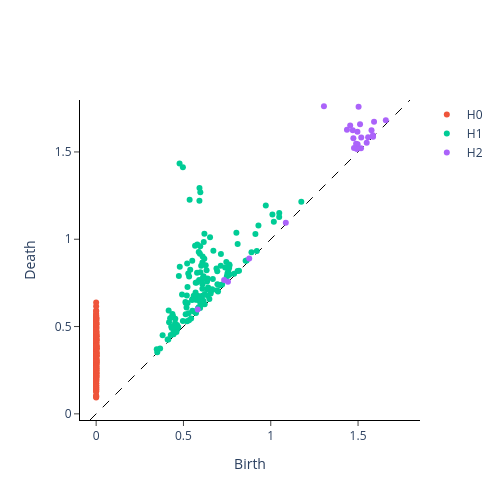

Notebook code for this chart:
### Code cell
VR_PD.plot(pd2 ) #diagram for shape 2
